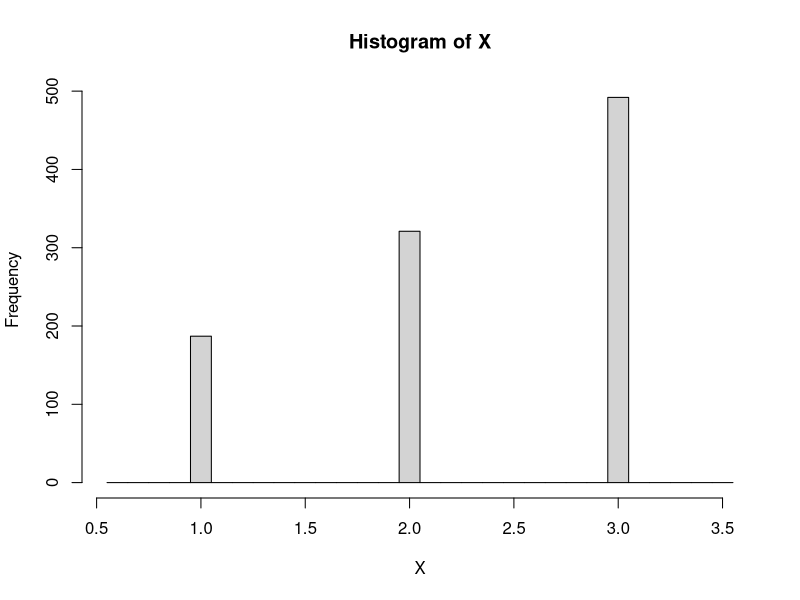
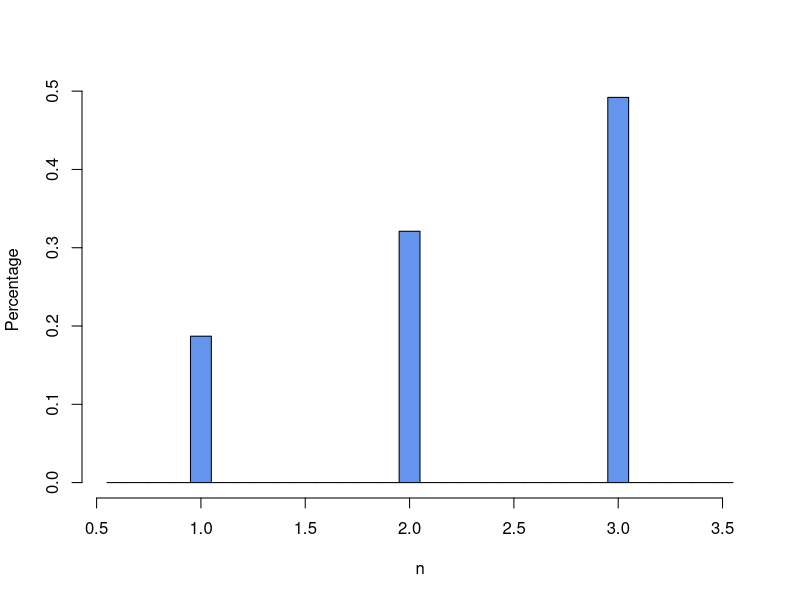

Source code (R) for these figures, in order:
set.seed(69)

Discrete.Simulate <- function(F, size, ...) {
    # F - Cumulative distribution function
    # size - number of i.i.d. random variables to be simulated

    m <- 0
    U <- runif(size)
    X <- rep(NA, size)
    X[F(0, ...) >= U] <- 0

    while (any(F(m, ...) < U)) {
        m <- m + 1
        X[(F(m, ...) >= U) & (F(m - 1, ...) < U)] <- m
    }

    return(X)
}


# cumulative distribution function
F <- function(x) {
    return(0.2 * ((x >= 1) && (x < 2)) + 0.5 * ((x >= 2) && (x < 3)) + (x >= 3))
}

# draw 1000 i.i.d. random variables whose CDF is F
X <- Discrete.Simulate(F, 1000)


# histogram
h <- hist(X, breaks = seq(0.55, 3.55, 0.1))
h$density <- h$counts / 1000
plot(h,
    freq = FALSE, col = "cornflowerblue",
    main = "",
    xlab = "n", ylab = "Percentage"
)